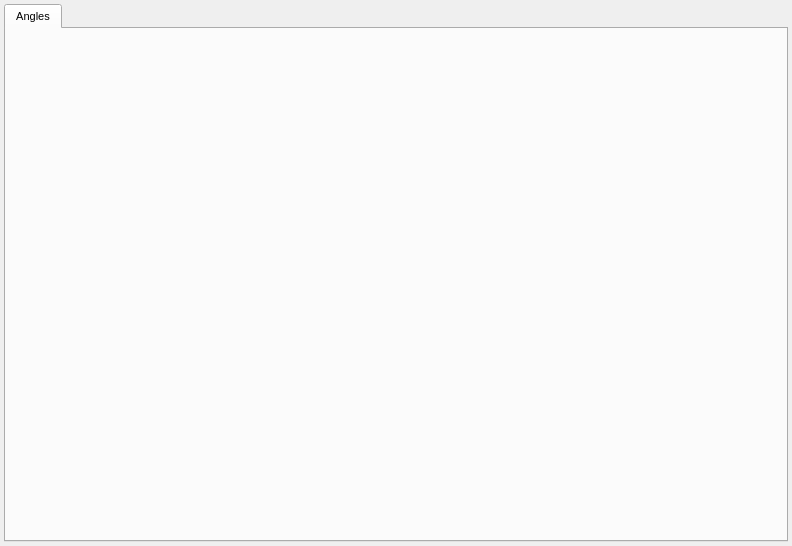
<?xml version="1.0" encoding="UTF-8"?>
<ui version="4.0">
 <class>IntraAngleModuleWidget</class>
 <widget class="QWidget" name="IntraAngleModuleWidget">
  <property name="geometry">
   <rect>
    <x>0</x>
    <y>0</y>
    <width>792</width>
    <height>546</height>
   </rect>
  </property>
  <property name="sizePolicy">
   <sizepolicy hsizetype="Expanding" vsizetype="Expanding">
    <horstretch>0</horstretch>
    <verstretch>0</verstretch>
   </sizepolicy>
  </property>
  <property name="font">
   <font>
    <pointsize>8</pointsize>
   </font>
  </property>
  <property name="windowTitle">
   <string>DAngle Controls</string>
  </property>
  <layout class="QVBoxLayout" name="verticalLayout_2">
   <property name="spacing">
    <number>4</number>
   </property>
   <property name="leftMargin">
    <number>4</number>
   </property>
   <property name="topMargin">
    <number>4</number>
   </property>
   <property name="rightMargin">
    <number>4</number>
   </property>
   <property name="bottomMargin">
    <number>4</number>
   </property>
   <item>
    <widget class="QTabWidget" name="tabWidget">
     <property name="currentIndex">
      <number>0</number>
     </property>
     <widget class="QWidget" name="AngleTab">
      <attribute name="title">
       <string>Angles</string>
      </attribute>
      <layout class="QVBoxLayout" name="verticalLayout">
       <property name="spacing">
        <number>4</number>
       </property>
       <property name="leftMargin">
        <number>4</number>
       </property>
       <property name="topMargin">
        <number>4</number>
       </property>
       <property name="rightMargin">
        <number>4</number>
       </property>
       <property name="bottomMargin">
        <number>4</number>
       </property>
       <item>
        <widget class="DataWidget" name="AnglePlotWidget" native="true">
         <property name="sizePolicy">
          <sizepolicy hsizetype="Expanding" vsizetype="Expanding">
           <horstretch>0</horstretch>
           <verstretch>0</verstretch>
          </sizepolicy>
         </property>
        </widget>
       </item>
      </layout>
     </widget>
    </widget>
   </item>
  </layout>
 </widget>
 <customwidgets>
  <customwidget>
   <class>DataWidget</class>
   <extends>QWidget</extends>
   <header>gui/datawidget.h</header>
   <container>1</container>
  </customwidget>
 </customwidgets>
 <resources/>
 <connections/>
</ui>
